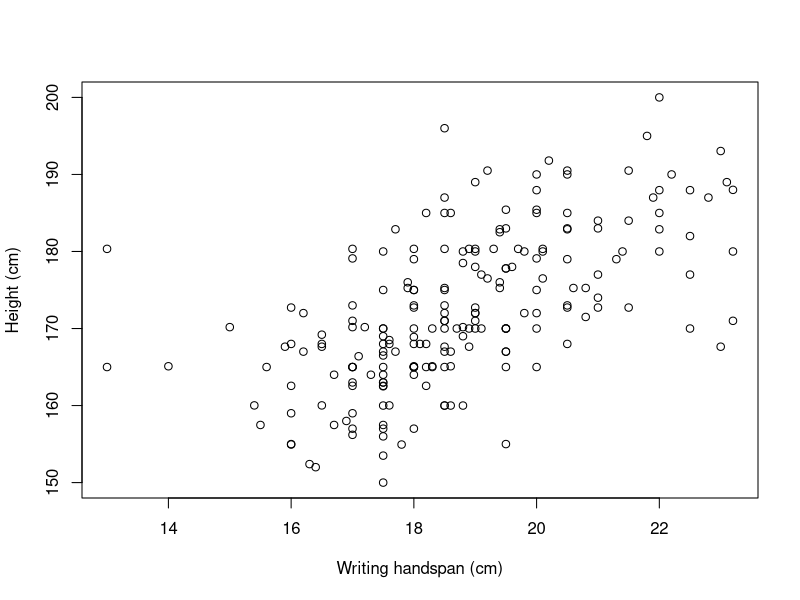

Reproduce this figure in R.
## ---- chunk 1
knitr::opts_chunk$set(warning = FALSE)
knitr::opts_chunk$set(message = FALSE)
## ---- chunk 2
library(MASS)
? survey
## ---- chunk 3
plot(survey$Height ~ survey$Wr.Hnd,
     xlab="Writing handspan (cm)",
     ylab="Height (cm)")
